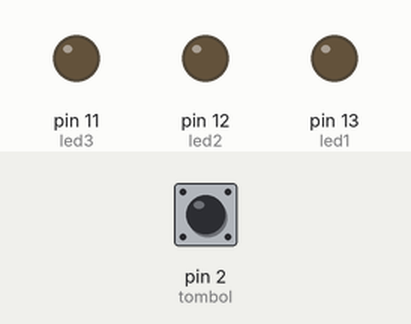
Recording of a sketch running on a simulated Arduino Uno, built with avr-gcc and run on an emulated ATmega328P. Shown: output pins drawn as LEDs (lit = HIGH). The inputs (shaded band) are chosen by the test bench; at power-on: pin 2 (tombol) LOW.

Above: at 1.2 s.
1.3 s: pin 2 (tombol) pulled HIGH for 0.15 s
At 1.37 s:
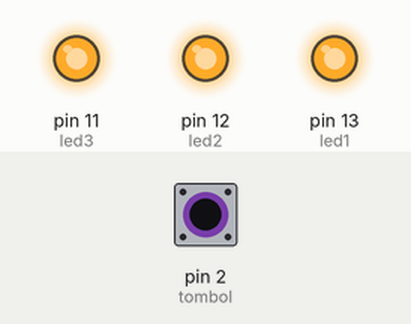
2.9 s: pin 2 (tombol) pulled HIGH for 3.2 s
At 6.7 s:
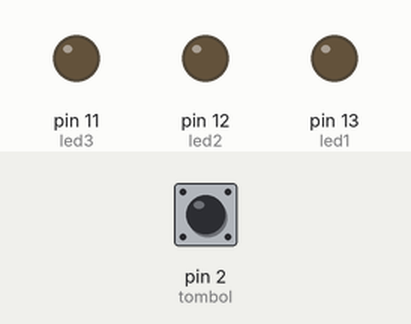
Timing chart, 0 to 8.2 s (numbered marks = the images above; inputs shaded):
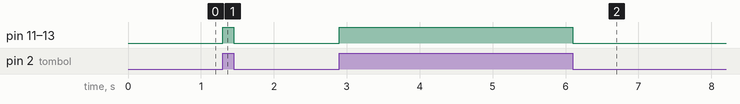

Measured:
- after the input at 1.3 s, pin 11 (led3), pin 12 (led2), pin 13 (led1): LOW → HIGH at once, → LOW 0.15 s later
- after the input at 2.9 s, pin 11 (led3), pin 12 (led2), pin 13 (led1): LOW → HIGH at once, → LOW 3.2 s later

The sketch:

3_LED_1_PushButton.ino
```cpp
byte tombol= 2;
byte led1= 13;
byte led2= 12;
byte led3= 11;
int nilai;
void setup(){
  pinMode(led1, OUTPUT);
  pinMode(led2, OUTPUT);
  pinMode(led3, OUTPUT);
  pinMode(tombol, INPUT);
}
void loop(){
  nilai= digitalRead(tombol);

  if(nilai == 1){
    digitalWrite(led1, HIGH);
    digitalWrite(led2, HIGH);
    digitalWrite(led3, HIGH);
  }   else{
    digitalWrite(led1, LOW);
    digitalWrite(led2, LOW);
    digitalWrite(led3, LOW);
  }
}
```
